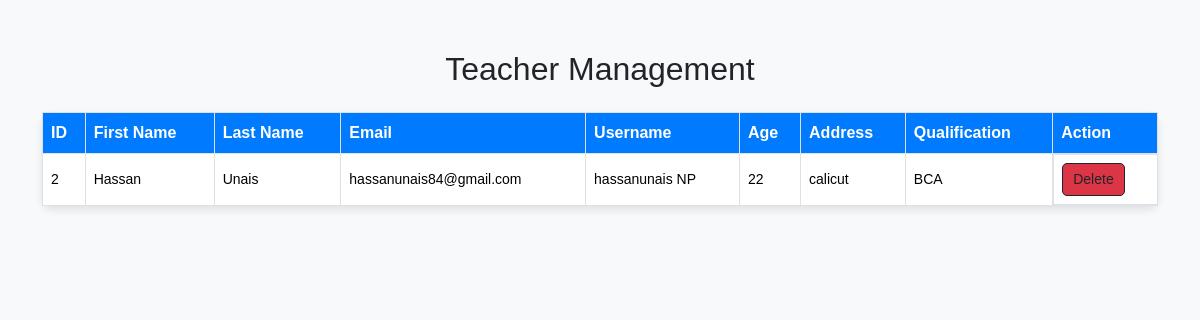
/viewteacher, run on the app's committed database.
### collegeapp/models.py (models this page shows)
class Teacher(models.Model):
    depid=models.ForeignKey(Department,on_delete=models.CASCADE)
    tid=models.ForeignKey(User,on_delete=models.CASCADE)#foreignkey
    Age=models.IntegerField()
    Address=models.CharField(max_length=100)
    Qualification=models.CharField(max_length=100)

class User(AbstractUser):
    usertype=models.CharField(max_length=100)

### collegeapp/views.py (the view)
# urls.py: path('viewteacher',views.viewteacher,name='viewteacher'),
def viewteacher(request):
    y=Teacher.objects.all()
    return render (request,'viewteacher.html',{'y1':y})

### collegeapp/templates/viewteacher.html (shortened to what this page needs)
<!DOCTYPE html>
<html lang="en">
<head>
    <link href="https://cdn.jsdelivr.net/npm/bootstrap@5.3.3/dist/css/bootstrap.min.css" rel="stylesheet"
>
</head>
<body>
    <div class="container">
        <h2 class="text-center mb-4">Teacher Management</h2>
        <table class="table table-bordered table-hover">
            <thead>
                <tr>
                    <th>ID</th>
                    <th>First Name</th>
                    <th>Last Name</th>
                    <th>Email</th>
                    <th>Username</th>
                    <th>Age</th>
                    <th>Address</th>
                    <th>Qualification</th>
                    <th>Action</th>
                </tr>
            </thead>
            <tbody>
                {% for i in y1 %}
                <tr>
                    <td>{{ i.id }}</td>
                    <td>{{ i.tid.first_name }}</td>
                    <td>{{ i.tid.last_name }}</td>
                    <td>{{ i.tid.email }}</td>
                    <td>{{ i.tid.username }}</td>
                    <td>{{ i.Age }}</td>
                    <td>{{ i.Address }}</td>
                    <td>{{ i.Qualification }}</td>
                    <td class="action-btns">
                        <a href="deletetr/{{ i.tid_id }}" class="btn btn-sm delete-btn btn-dark text-dark">Delete</a>
                    </td>
                </tr>
                {% endfor %}
            </tbody>
        </table>
    </div>
</body>
</html>

### collegeapp/templates/viewteacher.html (style rules this page uses)
body { background-color: #f8f9fa; font-family: 'Arial', sans-serif; }
.container { margin-top: 50px; }
.table { background-color: #ffffff; border-radius: 10px; box-shadow: 0 4px 8px rgba(0, 0, 0, 0.1); }
.table th, .table td { vertical-align: middle; }
.table th { background-color: #007bff; color: white; font-size: 16px; }
.table td { font-size: 14px; }
.table td a { color: #007bff; text-decoration: none; }
.table-bordered th, .table-bordered td { border: 1px solid #dee2e6; }
.action-btns { display: flex; gap: 10px; }
.action-btns a { padding: 5px 10px; background-color: #dc3545; color: white; border-radius: 5px; font-size: 14px; text-decoration: none; }

### data on the page
Teacher: id "2", tid.first_name "Hassan", tid.last_name "Unais", tid.email "hassanunais84@gmail.com", tid.username "hassanunais NP", Age "22", Address "calicut", Qualification "BCA"
